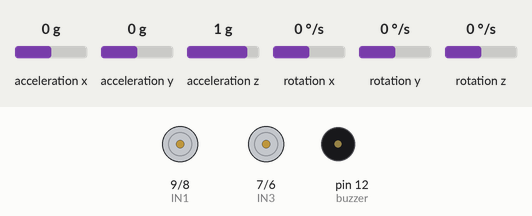
This sketch was run on a simulated Arduino Uno, built with avr-gcc and run on an emulated ATmega328P. Shown: motor-driver pin pairs drawn as motors (green arrow = first pin HIGH = forward, orange = second pin HIGH = backward, longer = more drive, scaled by the enable pin), buzzer (waves = sounding). Wiring (inferred from the names in the program): MPU-6050 motion sensor at I2C address 0x68. The inputs (shaded band) are chosen by the test bench; at power-on: acceleration x 0 g, acceleration y 0 g, acceleration z 1 g, rotation x 0 °/s, rotation y 0 °/s, rotation z 0 °/s. What the sketch prints to the serial monitor is not drawn.

Above: at 1.2 s.
1.3 s: acceleration x set to -1.4 g
At 1.52 s:
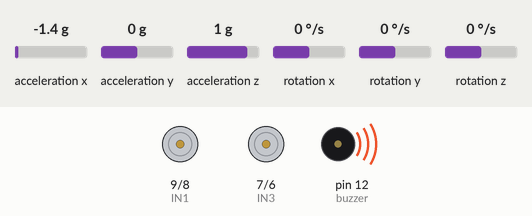
Timing chart, 0 to 8.9 s (numbered marks = the images above; inputs shaded):
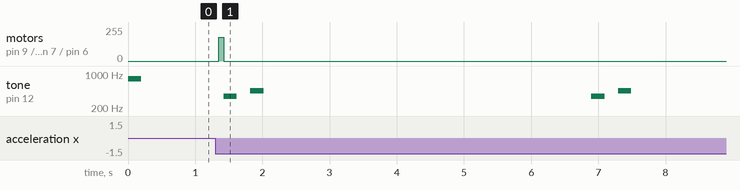

Measured:
- after the input at 1.3 s, motor on pin 9 (IN1) / pin 8 (IN2), motor on pin 7 (IN3) / pin 6 (IN4): stopped → forward 179/255 after 0.05 s, → stopped 0.07 s later; tone on pin 12 (buzzer): plays 350 Hz for 0.20 s, 450 Hz for 0.20 s, 350 Hz for 0.20 s, 450 Hz for 0.20 s, starting after 0.12 s

The sketch:

____.ino
```cpp
/*
 Name:		균형로봇.ino
 Created:	2018-06-20 오후 2:04:16
 Author:	UKC
*/

/* -----------------------모터 드라이버 세팅--------------------------- */

#define EN1 10
#define EN2 5
// 모터의 속도값

#define IN1 9
#define IN2 8
#define IN3 7
#define IN4 6
// 모터의 전후진 제어 트랜지스터 핀

#define motor_std_speed 37
#define sensor_delay 0.006

#define buzzer 12

/* ---------------------------계산식-----------------------------*/

#define Kp 1.7
#define Ki 1
#define Kd 0

/* ----------------------자이로센서----------------------- */

#include <Wire.h>

const int MPU = 0x68;//MPU6050 I2C주소
int AcX, AcY, AcZ, Tmp, GyX, GyY, GyZ; //읽어온 값을 저장하는 변수
void get6050(); // 자이로 센서 값을 읽어오는 함수

/* --------------------- PID 컨트롤러 함수 선언부 ------------------*/

int P();
int I();
int D();

char flag; //모터 방향 플래그
unsigned long step = millis(); // 센서 주기


void add_motor(int speed); //모터에 값을 적용시키는 함수

/* ----------------------------------------------------------------- */

void back(int pwd);
void forward(int pwd);
void left(int pwd);
void right(int pwd);
void stop_motor();

void setup() {
	/* 자이로 센서 설정 */
	Wire.begin();
	Wire.beginTransmission(MPU);
	Wire.write(0x6B);
	Wire.write(0);//MPU6050 을 동작 대기 모드로 변경
	Wire.endTransmission(true);

	Serial.begin(9600);

	pinMode(EN1, OUTPUT);
	pinMode(EN2, OUTPUT);

	pinMode(IN1, OUTPUT);
	pinMode(IN2, OUTPUT);
	pinMode(IN3, OUTPUT);
	pinMode(IN4, OUTPUT);

	pinMode(buzzer, OUTPUT);
	tone(buzzer, 800, 200);

	stop_motor();
}

/* ----------------------------------------------------------------- */

int sum;

void loop() {

	sum = P();
	//sum = +I();
	add_motor(sum);

	Serial.print("모터값 = ");
	Serial.print(sum);
	Serial.println();
}
/* ----------------------------------------------------------------- */

void get6050() {
	Wire.beginTransmission(MPU);//MPU6050 호출
	Wire.write(0x3B);//AcX 레지스터 위치 요청
	Wire.endTransmission(false);
	Wire.requestFrom(MPU, 14, true);//14byte의 데이터를 요청
	AcX = Wire.read() << 8 | Wire.read();//두개의 나뉘어진 바이트를 하나로 이어붙입니다.
	AcY = Wire.read() << 8 | Wire.read();
	AcZ = Wire.read() << 8 | Wire.read();
	Tmp = Wire.read() << 8 | Wire.read();
	GyX = Wire.read() << 8 | Wire.read();
	GyY = Wire.read() << 8 | Wire.read();
	GyZ = Wire.read() << 8 | Wire.read();
}

/* ---------------------------계산식---------------------------------- */

int P() { // 비례식

	// 안정범위는 1200 ~ -1200으로 임의로 설정을 하였습니다.
	get_X(); //센서 값을 읽어옴
	int speed = get_ang_x(); //기울어진 각도를 저장

	if (speed > 93) { // 넘어진 여부를 판단
		Serial.println("넘어짐");
		stop_motor();

		tone(buzzer, 350, 200);
		delay(400);
		tone(buzzer, 450, 200);

		delay(5000);
	}
	else if (speed > 10) { // 안정범위 밖일 경우
		Serial.println("기울어짐");
		return  Kp * speed + motor_std_speed; //Kp * 오차범위 + (최소 전압값)
	}
	else { // 안정범위 안에 있을 경우
		Serial.println("안정범위");
		return -1; // 안정범위라는 것을 전달
	}

	Serial.println();
}

int I() { // 적분식
	get_X(); //센서값을 읽음
	int a = Ki * get_ang_x() * (sensor_delay); //Ki * 오차범위 * 센서주기

	return a;
}

int D() { // 미분식

}

void add_motor(int sum) { // 계산식에서 계산된 값을 적용
	if (sum == -1) {
		stop_motor();
		return;
	}

	if (flag <= 0)
		forward(sum);
	else
		back(sum);
}


/* -------------------모터 제어 함수--------------------------- */

void back(int pwd) {
	analogWrite(EN1, pwd);
	analogWrite(EN2, pwd);

	digitalWrite(IN1, LOW);
	digitalWrite(IN2, HIGH);
	digitalWrite(IN3, LOW);
	digitalWrite(IN4, HIGH);
}

void forward(int pwd) {
	analogWrite(EN1, pwd);
	analogWrite(EN2, pwd);

	digitalWrite(IN1, HIGH);
	digitalWrite(IN2, LOW);
	digitalWrite(IN3, HIGH);
	digitalWrite(IN4, LOW);
}

void left(int pwd) {
	analogWrite(EN1, pwd);
	analogWrite(EN2, pwd);
	digitalWrite(IN1, LOW);
	digitalWrite(IN2, HIGH);
	digitalWrite(IN3, HIGH);
	digitalWrite(IN4, LOW);
}

void right(int pwd) {
	analogWrite(EN1, pwd);
	analogWrite(EN2, pwd);
	digitalWrite(IN1, HIGH);
	digitalWrite(IN2, LOW);
	digitalWrite(IN3, LOW);
	digitalWrite(IN4, HIGH);
}

void stop_motor() {
	analogWrite(EN1, 0);
	analogWrite(EN2, 0);
	digitalWrite(IN1, LOW);
	digitalWrite(IN2, LOW);
	digitalWrite(IN3, LOW);
	digitalWrite(IN4, LOW);
}


// --------------------- 자이로센서 함수 ------------------ //

void Read_6050() {
	//받아온 센서값을 출력합니다.
	Serial.print("AC : ");
	Serial.print(AcX);
	Serial.print("  ");
	Serial.print(AcY);
	Serial.print("  ");
	Serial.print(AcZ);
	Serial.println();

	Serial.print("Tmp : ");
	Serial.print(Tmp / 340 + 36.53);
	Serial.println();

	Serial.print("Gy : ");
	Serial.print(GyX);
	Serial.print("  ");
	Serial.print(GyY);
	Serial.print("  ");
	Serial.print(GyZ);
	Serial.println();
	Serial.println();

	delay(1000);
}

int get_ang_x() {
	int a = abs(AcX) / 180;

	Serial.print("각도 : ");
	Serial.println(a);

	return a;
}

void get_X() {
	int a=0;

	flag = 0;

	for (int i = 0; i < 6; i++) {
		get6050();
		if (AcX > 0) {
			flag++;
		}
		else {
			flag--;
		}
		a += AcX / 6;
		delay(10);
	}

	AcX = a;
	return;
}
```
